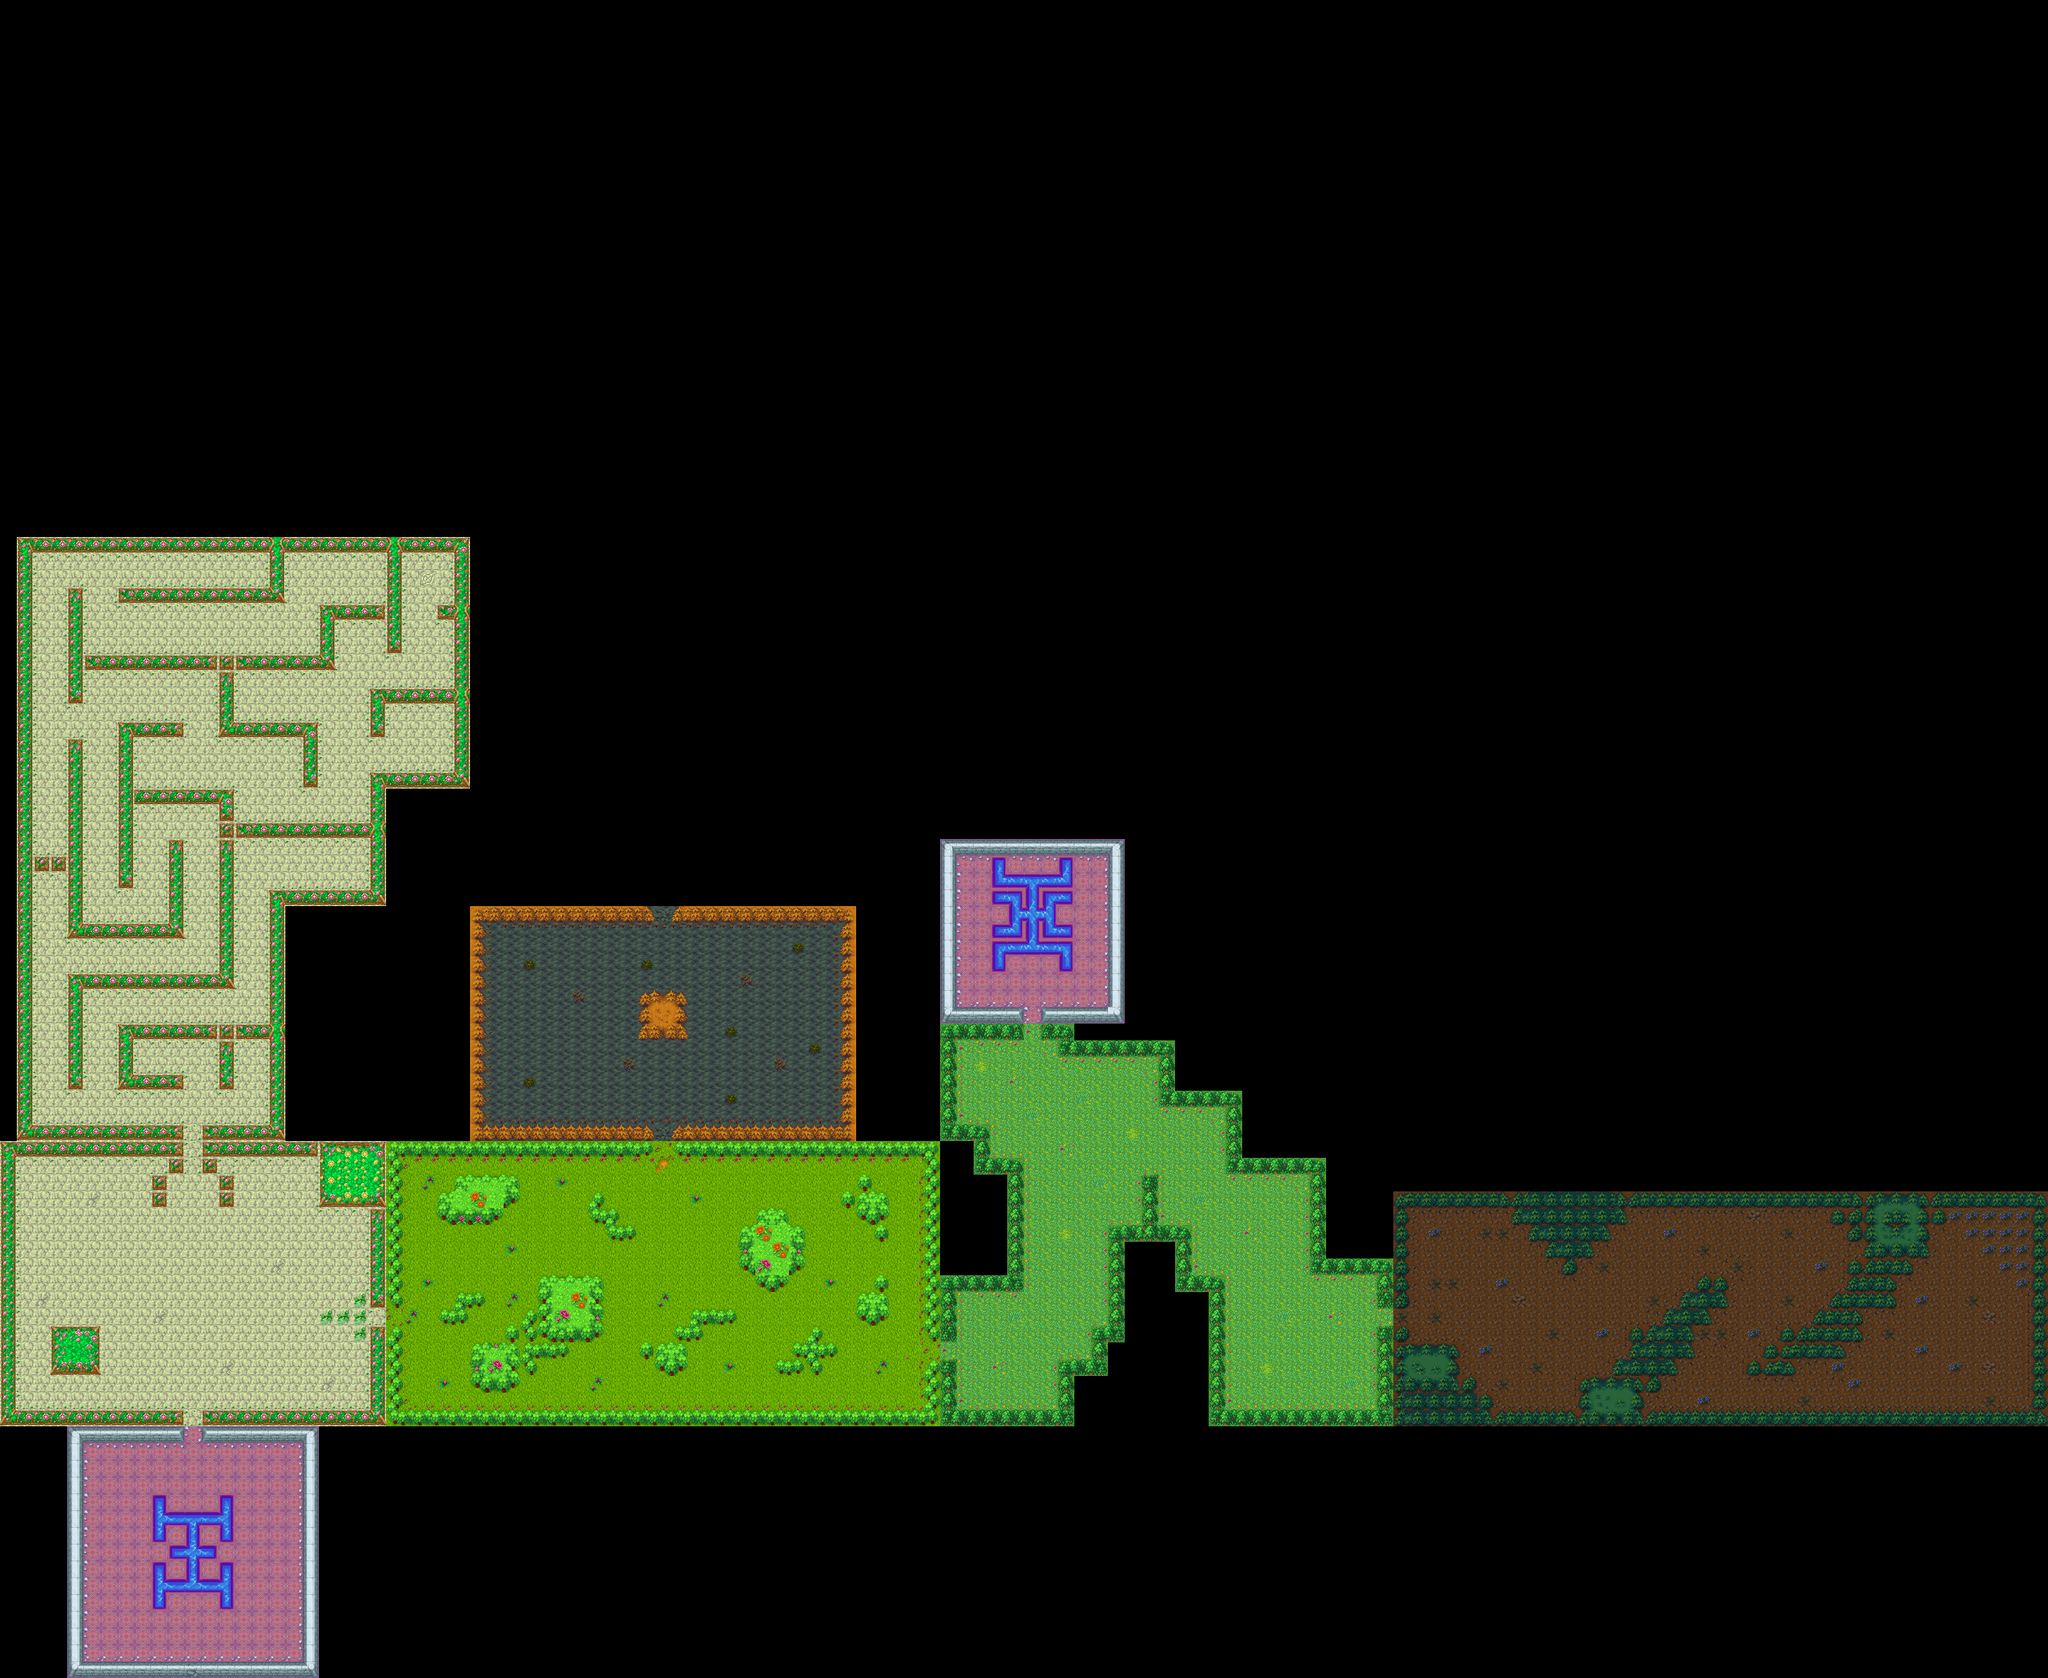

This game map was drawn from its Tiled (.tmx) file and the tilesets committed beside it. A one-line description and the trimmed map source follow:
An orthogonal 122x100 tile map with 24x24 px tiles, 1 tile layer (Capa de Patrones 1).

<map version="1.0" tiledversion="1.1.2" orientation="orthogonal" renderorder="right-up" width="122" height="100" tilewidth="24" tileheight="24" infinite="0" nextobjectid="1">
 <tileset firstgid="1" name="tileset_stage_1" tilewidth="24" tileheight="24" spacing="1" margin="1" tilecount="3888" columns="27">
  <image source="tileset_stage_1.png" trans="00ffff" width="675" height="3600" />
 </tileset>
 <layer name="Capa de Patrones 1" width="122" height="100">
  <data>[12200 cells, 3391 non-empty, 220 distinct tile ids]</data>
 </layer>
</map>
